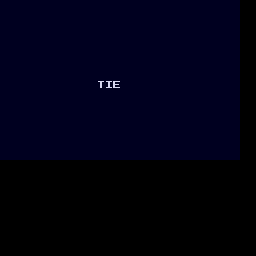

Below is a game level as drawn by its tile map, then a one-line description and the .tmx file that defines it, in full:
An orthogonal 32x32 tile map with 8x8 px tiles, 1 tile layer (Tile Layer 1).

<map version="1.10" tiledversion="1.11.2" orientation="orthogonal" renderorder="right-down" width="32" height="32" tilewidth="8" tileheight="8" infinite="0" nextlayerid="2" nextobjectid="1">
 <editorsettings>
  <export target="winP2.c" format="gba" />
 </editorsettings>
 <tileset firstgid="1" source="dialogueFont.tsx" />
 <layer id="1" name="Tile Layer 1" width="32" height="32">
  <data encoding="csv">
258,258,258,258,258,258,258,258,258,258,258,258,258,258,258,258,258,258,258,258,258,258,258,258,258,258,258,258,258,258,0,0,
258,258,258,258,258,258,258,258,258,258,258,258,258,258,258,258,258,258,258,258,258,258,258,258,258,258,258,258,258,258,0,0,
258,258,258,258,258,258,258,258,258,258,258,258,258,258,258,258,258,258,258,258,258,258,258,258,258,258,258,258,258,258,0,0,
258,258,258,258,258,258,258,258,258,258,258,258,258,258,258,258,258,258,258,258,258,258,258,258,258,258,258,258,258,258,0,0,
258,258,258,258,258,258,258,258,258,258,258,258,258,258,258,258,258,258,258,258,258,258,258,258,258,258,258,258,258,258,0,0,
258,258,258,258,258,258,258,258,258,258,258,258,258,258,258,258,258,258,258,258,258,258,258,258,258,258,258,258,258,258,0,0,
258,258,258,258,258,258,258,258,258,258,258,258,258,258,258,258,258,258,258,258,258,258,258,258,258,258,258,258,258,258,0,0,
258,258,258,258,258,258,258,258,258,258,258,258,258,258,258,258,258,258,258,258,258,258,258,258,258,258,258,258,258,258,0,0,
258,258,258,258,258,258,258,258,258,258,258,258,258,258,258,258,258,258,258,258,258,258,258,258,258,258,258,258,258,258,0,0,
258,258,258,258,258,258,226,226,226,226,226,226,226,226,226,258,258,258,258,258,258,258,258,258,258,258,258,258,258,258,0,0,
258,258,258,258,258,258,258,258,258,258,258,258,135,105,101,258,258,258,258,258,258,258,258,258,258,258,258,258,258,273,0,0,
258,258,258,258,258,258,258,258,258,258,258,258,258,258,258,258,258,258,258,258,258,258,258,258,258,258,258,258,258,273,0,0,
258,258,258,258,258,258,258,258,258,258,258,258,258,258,258,258,258,258,258,258,258,258,258,258,258,258,258,258,258,273,0,0,
258,258,258,258,258,258,258,258,258,258,258,258,258,258,258,258,258,258,258,258,258,258,258,258,258,258,258,258,258,273,0,0,
258,258,258,258,258,258,258,258,258,258,258,258,258,258,258,258,258,258,258,258,258,258,258,258,258,258,258,258,258,273,0,0,
258,258,258,258,258,258,258,258,258,258,258,258,258,258,258,258,258,258,258,258,258,258,258,258,258,258,258,258,258,273,0,0,
258,258,258,258,258,258,258,258,258,258,258,258,258,258,258,258,258,258,258,258,258,258,258,258,258,258,258,258,258,273,0,0,
258,258,258,258,258,258,258,258,258,258,258,258,258,258,258,258,258,258,258,258,258,258,258,258,258,258,258,258,258,273,0,0,
258,258,258,258,258,258,258,258,258,258,258,258,258,258,258,258,258,258,258,258,258,258,258,258,258,258,258,258,258,273,0,0,
258,258,258,258,258,258,258,258,258,258,258,258,258,258,258,258,258,258,258,258,258,258,258,258,258,258,258,258,258,273,0,0,
0,0,0,0,0,0,0,0,0,0,0,0,0,0,0,0,0,0,0,0,0,0,0,0,0,0,0,0,0,0,0,0,
0,0,0,0,0,0,0,0,0,0,0,0,0,0,0,0,0,0,0,0,0,0,0,0,0,0,0,0,0,0,0,0,
0,0,0,0,0,0,0,0,0,0,0,0,0,0,0,0,0,0,0,0,0,0,0,0,0,0,0,0,0,0,0,0,
0,0,0,0,0,0,0,0,0,0,0,0,0,0,0,0,0,0,0,0,0,0,0,0,0,0,0,0,0,0,0,0,
0,0,0,0,0,0,0,0,0,0,0,0,0,0,0,0,0,0,0,0,0,0,0,0,0,0,0,0,0,0,0,0,
0,0,0,0,0,0,0,0,0,0,0,0,0,0,0,0,0,0,0,0,0,0,0,0,0,0,0,0,0,0,0,0,
0,0,0,0,0,0,0,0,0,0,0,0,0,0,0,0,0,0,0,0,0,0,0,0,0,0,0,0,0,0,0,0,
0,0,0,0,0,0,0,0,0,0,0,0,0,0,0,0,0,0,0,0,0,0,0,0,0,0,0,0,0,0,0,0,
0,0,0,0,0,0,0,0,0,0,0,0,0,0,0,0,0,0,0,0,0,0,0,0,0,0,0,0,0,0,0,0,
0,0,0,0,0,0,0,0,0,0,0,0,0,0,0,0,0,0,0,0,0,0,0,0,0,0,0,0,0,0,0,0,
0,0,0,0,0,0,0,0,0,0,0,0,0,0,0,0,0,0,0,0,0,0,0,0,0,0,0,0,0,0,0,0,
0,0,0,0,0,0,0,0,0,0,0,0,0,0,0,0,0,0,0,0,0,0,0,0,0,0,0,0,0,0,0,0
</data>
 </layer>
</map>
